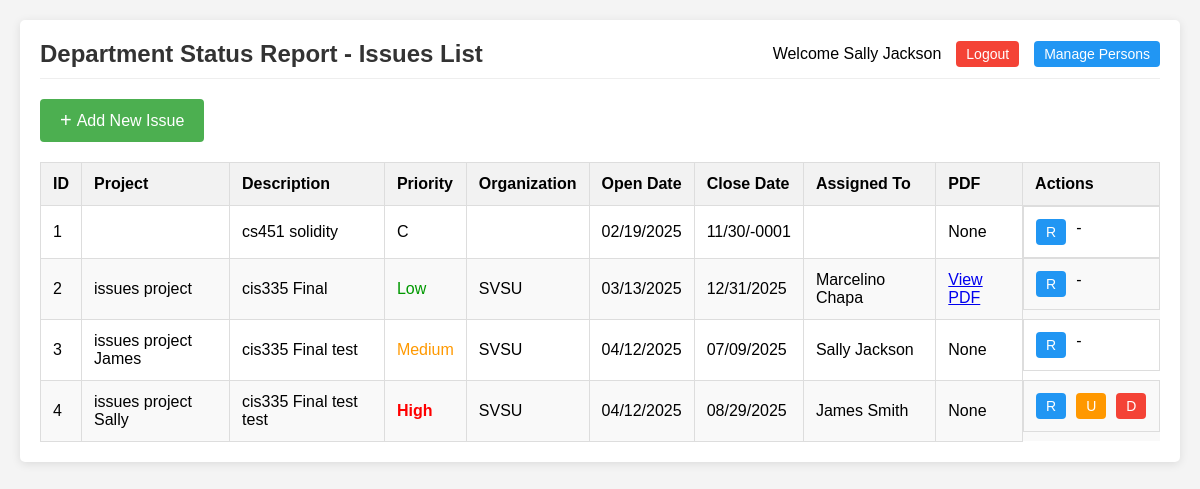
Page /issues_list.php (signed in) on the committed database.
### tables this page shows
CREATE TABLE `iss_iss` (
  `id` int(11) NOT NULL,
  `short_description` varchar(255) NOT NULL,
  `long_description` text NOT NULL,
  `open_date` date NOT NULL,
  `close_date` date NOT NULL,
  `priority` varchar(255) NOT NULL,
  `org` varchar(255) NOT NULL,
  `project` varchar(255) NOT NULL,
  `per_id` int(11) NOT NULL,
  `pdf_attachment` varchar(255) DEFAULT NULL,
  `creator_id` int(11) NOT NULL
);

### issues_list.php (the view, shortened to what this page needs)
<?php
$pdo = Database::connect();
$current_user_id = isset($_SESSION['user_id']) ? $_SESSION['user_id'] : 0;
$isAdmin = false;
try {
    $stmt = $pdo->prepare("SELECT admin FROM iss_per WHERE id = :user_id");
    $stmt->bindParam(':user_id', $current_user_id, PDO::PARAM_INT);
    $stmt->execute();
    $userData = $stmt->fetch(PDO::FETCH_ASSOC);
    $isAdmin = $userData && isset($userData['admin']) && $userData['admin'] === 'Y';
} catch (PDOException $e) {;
    $error = "Database error " . $e->getMessage();
}
try {
    $stmt = $pdo->prepare("
        SELECT i.id, i.short_description, i.long_description, i.open_date,
               i.close_date, i.priority, i.org, i.project, i.per_id, i.pdf_attachment,
               i.creator_id,
               CONCAT(p.fname, ' ', p.lname) as assigned_to,
               CONCAT(c.fname, ' ', c.lname) as created_by
        FROM iss_iss i
        LEFT JOIN iss_per p ON i.per_id = p.id
        LEFT JOIN iss_per c ON i.creator_id = c.id
        ORDER BY i.project, i.priority, i.open_date
    ");
    $stmt->execute();
    $issues = $stmt->fetchAll(PDO::FETCH_ASSOC);
} catch (PDOException $e) {
    $error = "Database error " . $e->getMessage();
}
function formatDate($date) {
    return $date ? date('m/d/Y', strtotime($date)) : '';
}
function formatDateForInput($date) {
    return $date ? date('Y-m-d', strtotime($date)) : '';
}
$userName = isset($_SESSION['user_name']) ? $_SESSION['user_name'] : 'User';
?>
<!DOCTYPE html>
<html lang="en">
<head>
</head>
<body>
    <div class="container">
        <div class="header">
            <h2>Department Status Report - Issues List</h2>
            <div class="user-info">
                Welcome <?php echo htmlspecialchars($userName) ?>
                <a href="logout.php" class="logout-btn">Logout</a>
                <a href="persons_list.php" class="persons-btn">Manage Persons</a>
            </div>
        </div>
        <button id="openAddModal" class="add-btn">
            <span class="add-icon">+</span> Add New Issue
        </button>
        <?php if (empty($issues)): ?>
            <div class="no-issues">No issues found in the system</div>
        <?php else: ?>
            <table>
                <thead>
                    <tr>
                        <th>ID</th>
                        <th>Project</th>
                        <th>Description</th>
                        <th>Priority</th>
                        <th>Organization</th>
                        <th>Open Date</th>
                        <th>Close Date</th>
                        <th>Assigned To</th>
                        <th>PDF</th>
                        <th>Actions</th>
                    </tr>
                </thead>
                <tbody>
                    <?php foreach ($issues as $issue): ?>
                        <tr>
                            <td><?php echo htmlspecialchars($issue['id']) ?></td>
                            <td><?php echo htmlspecialchars($issue['project']) ?></td>
                            <td><?php echo htmlspecialchars($issue['short_description']) ?></td>
                            <td class="priority-<?php echo strtolower(htmlspecialchars($issue['priority'])) ?>">
                                <?php echo htmlspecialchars($issue['priority']) ?>
                            </td>
                            <td><?php echo htmlspecialchars($issue['org']) ?></td>
                            <td><?php echo formatDate($issue['open_date']) ?></td>
                            <td><?php echo formatDate($issue['close_date']) ?></td>
                            <td><?php echo htmlspecialchars($issue['assigned_to']) ?></td>
                            <td>
                                <?php
                                if (!empty($issue['pdf_attachment'])) {
                                    echo "<a href='" . htmlspecialchars($issue['pdf_attachment']) . "' target='_blank'>View PDF</a>";
                                } else {
                                    echo "None";
                                }
                                ?>
                            </td>
                            <td class="actions">
    <button class="action-btn read-btn"
        data-id="<?php echo $issue['id'] ?>"
        data-shortdesc="<?php echo htmlspecialchars($issue['short_description']) ?>"
        data-longdesc="<?php echo htmlspecialchars($issue['long_description']) ?>"
        data-priority="<?php echo htmlspecialchars($issue['priority']) ?>"
        data-org="<?php echo htmlspecialchars($issue['org']) ?>"
        data-project="<?php echo htmlspecialchars($issue['project']) ?>"
        data-perid="<?php echo htmlspecialchars($issue['per_id']) ?>"
        data-opendate="<?php echo formatDateForInput($issue['open_date']) ?>"
        data-closedate="<?php echo formatDateForInput($issue['close_date']) ?>"
        data-assignedto="<?php echo htmlspecialchars($issue['assigned_to']) ?>"
        data-pdfpath="<?php echo htmlspecialchars($issue['pdf_attachment']) ?>">R</button>
        <?php if ($isAdmin || $issue['creator_id'] == $current_user_id): ?>
        <button class="action-btn update-btn"
            data-id="<?php echo $issue['id'] ?>"
            data-shortdesc="<?php echo htmlspecialchars($issue['short_description']) ?>"
            data-longdesc="<?php echo htmlspecialchars($issue['long_description']) ?>"
            data-priority="<?php echo htmlspecialchars($issue['priority']) ?>"
            data-org="<?php echo htmlspecialchars($issue['org']) ?>"
            data-project="<?php echo htmlspecialchars($issue['project']) ?>"
            data-perid="<?php echo htmlspecialchars($issue['per_id']) ?>"
            data-opendate="<?php echo formatDateForInput($issue['open_date']) ?>"
            data-closedate="<?php echo formatDateForInput($issue['close_date']) ?>"
            data-assignedto="<?php echo htmlspecialchars($issue['assigned_to']) ?>"
            data-pdfpath="<?php echo htmlspecialchars($issue['pdf_attachment']) ?>">U</button>
        <button class="action-btn delete-btn"
            data-id="<?php echo $issue['id'] ?>"
            data-shortdesc="<?php echo htmlspecialchars($issue['short_description']) ?>"
            data-project="<?php echo htmlspecialchars($issue['project']) ?>">D</button>
        <?php else: ?>
        <span class="not-permitted" title="You can only modify issues you created">-</span>
        <?php endif ?>
        </td>
                        </tr>
                    <?php endforeach ?>
                </tbody>
            </table>
        <?php endif ?>
    </div>
</body>
</html>

### issues_list.php (style rules this page uses)
body { font-family: Arial, sans-serif; background-color: #f4f4f4; margin: 0; padding: 20px; }
.container { max-width: 1200px; margin: 0 auto; background-color: white; border-radius: 5px; box-shadow: 0 2px 10px rgba(0, 0, 0, 0.1); padding: 20px; }
.header { display: flex; justify-content: space-between; align-items: center; margin-bottom: 20px; padding-bottom: 10px; border-bottom: 1px solid #eee; }
.header h2 { margin: 0; color: #333; }
.user-info { display: flex; align-items: center; }
.logout-btn { margin-left: 15px; padding: 5px 10px; background-color: #f44336; color: white; border: none; border-radius: 4px; cursor: pointer; text-decoration: none; font-size: 14px; }
.add-btn { padding: 10px 20px; background-color: #4CAF50; color: white; border: none; border-radius: 4px; cursor: pointer; font-size: 16px; display: flex; align-items: center; }
.add-icon { font-size: 20px; margin-right: 5px; }
table { width: 100%; border-collapse: collapse; margin-top: 20px; }
th, td { border: 1px solid #ddd; padding: 12px; text-align: left; }
th { background-color: #f2f2f2; font-weight: bold; }
tr:nth-child(even) { background-color: #f9f9f9; }
.priority-high { color: #ff0000; font-weight: bold; }
.priority-medium { color: #ff9900; }
.priority-low { color: #009900; }
.actions { display: flex; gap: 10px; }
.action-btn { padding: 5px 10px; border: none; border-radius: 4px; cursor: pointer; color: white; text-decoration: none; font-size: 14px; }
.read-btn { background-color: #2196F3; }
.update-btn { background-color: #ff9800; }
.delete-btn { background-color: #f44336; }
.persons-btn { margin-left: 15px; padding: 5px 10px; background-color: #2196F3; color: white; border: none; border-radius: 4px; cursor: pointer; text-decoration: none; font-size: 14px; }

### rows in the picture
iss_iss: id "1", short_description "cs451 solidity", priority "C", open_date "02/19/2025", close_date "11/30/-0001", shows "None"
iss_iss: id "2", project "issues project", short_description "cis335 Final", priority "Low", org "SVSU", open_date "03/13/2025", close_date "12/31/2025", assigned_to "Marcelino Chapa"
iss_iss: id "3", project "issues project James", short_description "cis335 Final test", priority "Medium", org "SVSU", open_date "04/12/2025", close_date "07/09/2025", assigned_to "Sally Jackson", shows "None"
iss_iss: id "4", project "issues project Sally", short_description "cis335 Final test test", priority "High", org "SVSU", open_date "04/12/2025", close_date "08/29/2025", assigned_to "James Smith", shows "None"

### other values in the picture
$userName "Sally Jackson"
